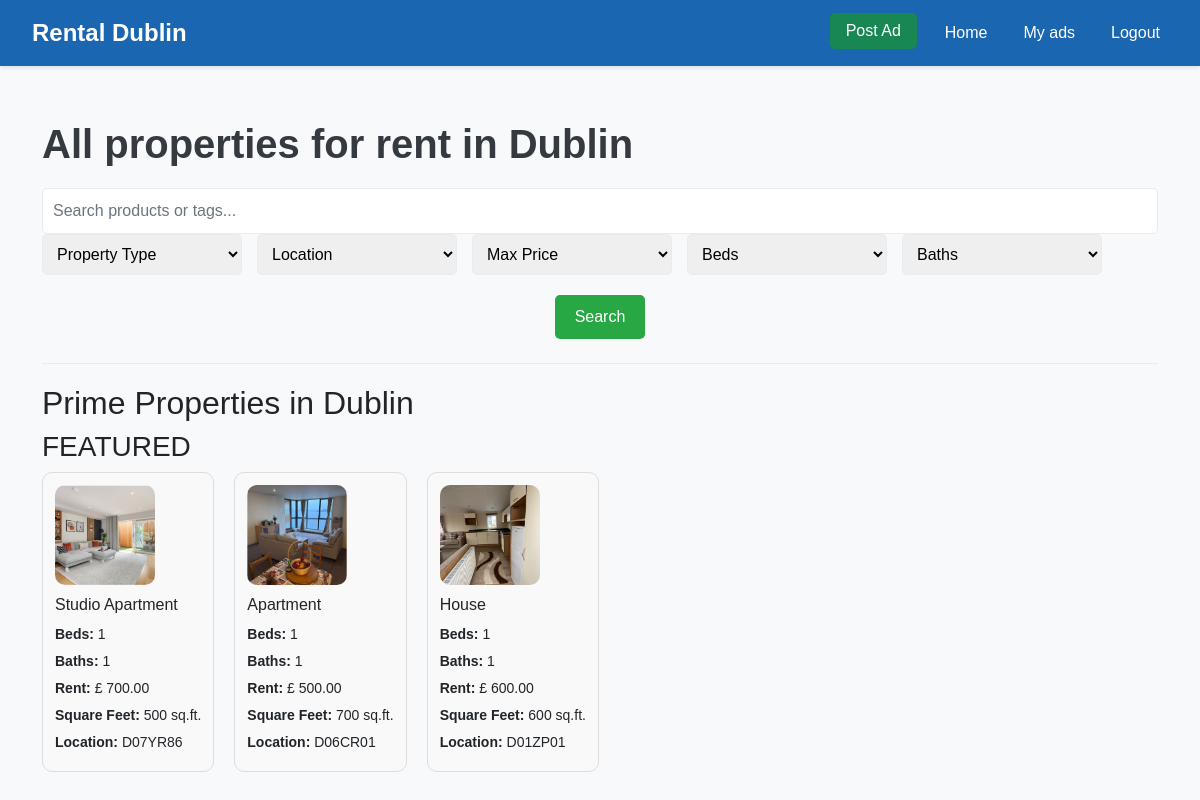
/accounts/buy/ (signed in), run on the app's committed database.
### accounts/models.py (models this page shows, shortened)
class house (models.Model):
     class  bedrooms_Choices(models.TextChoices):
        bed1 = '1'
        bed2 ='2'
        bed3 ='3'
        bed4 ='4'
        bed5 ='5'
        bed6 ='6'
        bed7 ='7'
        bed8 ='8'
     class  bathrooms_Choice(models.TextChoices):
        bath1 = '1'
        bath2 ='2'
        bath3 ='3'
        bath4 ='4'
        bath5 ='5'
        bath6 ='6'
        bath7 ='7'
        bath8 ='8'
     class  property_Choices(models.TextChoices):
        House = 'House'
        Apartment ='Apartment'
        StudioApartment ='Studio Apartment'
     description = models.TextField(blank=True, null=True)  # Description of the property
     property_id = models.AutoField(primary_key=True)
     location = models.CharField(max_length=200)  # Location of the property
     rent = models.DecimalField(max_digits=10, decimal_places=2)  # Rent amount
     property_type = models.CharField(max_length=50, choices=property_Choices.choices)
     square_feet = models.IntegerField()  # Size of the property in square feet
     number_of_bedrooms = models.IntegerField()  # Number of bedrooms
     number_of_bathrooms = models.IntegerField()  # Number of bathrooms
     seller = models.ForeignKey(User,on_delete=models.CASCADE)
     phone_number = models.CharField(max_length=15)  # Owner's phone number
     date_posted = models.DateTimeField(default=timezone.now)
     Available_from = models.DateField()
     image1 = models.ImageField(upload_to='item_images/', blank=True, null=True)
     image2 = models.ImageField(upload_to='item_images/', blank=True, null=True)
     image3 = models.ImageField(upload_to='item_images/', blank=True, null=True)

### accounts/views.py (the view, shortened to what this page needs)
# urls.py: path('buy/', views.buy, name='buy'),
@login_required
def buy(request):
    property_types = house.objects.values_list('property_type', flat=True).distinct()
    locations = [f'D{i}' for i in range(1, 25)]
    houses = house.objects.all()
    search_query = request.GET.get('search', '')
    selected_property_type = request.GET.get('property_type', '')
    selected_location = request.GET.get('location', '')
    max_price = request.GET.get('price', '').strip()
    beds = request.GET.get('beds', '').strip()
    baths = request.GET.get('baths', '').strip()
    price_range = range(500, 5500, 500)
    bed_range = range(1, 9)
    bath_range = range(1, 9)
    featured_properties = house.objects.order_by('-date_posted')[:5]
    print(f"Filters received - price: {max_price}, beds: {beds}, baths: {baths}")
    if search_query:
        houses = houses.filter(
            Q(description__icontains=search_query) | Q(location__icontains=search_query)
        )
    if selected_property_type:
        houses = houses.filter(property_type=selected_property_type)
    try:
        max_price_int = int(max_price)
        houses = houses.filter(rent__lte=max_price_int)
    except (ValueError, TypeError):
        max_price_int = ''
    try:
        beds_int = int(beds)
        houses = houses.filter(number_of_bedrooms=beds_int)
    except (ValueError, TypeError):
        beds_int = ''
    try:
        baths_int = int(baths)
        houses = houses.filter(number_of_bathrooms=baths_int)
    except (ValueError, TypeError):
        baths_int = ''
    context = {
        'app_name': 'Rental Dublin',
        'property_types': property_types,
        'locations': locations,
        'results': houses,
        'featured_properties': featured_properties,
        'search_query': search_query,
        'selected_property_type': selected_property_type,
        'selected_location': selected_location,
        'price': max_price_int,
        'beds': beds_int,
        'baths': baths_int,
        'price_range': price_range,
        'bed_range': bed_range,
        'bath_range': bath_range,
    }
    return render(request, 'accounts/buy.html', context)

### accounts/templates/accounts/buy.html (shortened to what this page needs)
{% extends 'accounts/base.html' %}
{% block content %}
{% load static %}
<div class="main-content">
    <div class="container">
        <h1 class="welcome-message">All properties for rent in Dublin</h1>
        <form method="GET" action="{% url 'buy' %}" class="search-bar mb-4">
            <div class="input-group">
                <input
                    type="text"
                    name="search"
                    placeholder="Search products or tags..."
                    value="{{ search_query }}"
                    class="form-control"
                    aria-label="Search"
                >
            </div>
            <div class="filters">
                <select name="property_type">
                    <option value="">Property Type</option>
                </select>
                <select name="location">
                    <option value="">Location</option>
                </select>
                <select name="price">
                    <option value="">Max Price</option>
                </select>
                <select name="beds">
                    <option value="">Beds</option>
                </select>
                <select name="baths">
                    <option value="">Baths</option>
                </select>
            </div>
            <div class="search-button">
                <button type="submit">Search</button>
            </div>
        </form>
        <div class="divider"></div>
        {% if search_query or selected_property_type or selected_location or price or beds or baths %}
            {% if results %}
                <div class="search-results">
                    <h2>{{ results|length }} search results</h2>
                    <div class="result-grid">
                        {% for result in results %}
                        <a href="{% url 'item_details' result.property_id %}" style="text-decoration: none; color: inherit;">
                            <div class="result-item">
                                <img src="{{ result.image1.url }}" alt="{{ result.product_title }}">
                                <p>Property : {{ result.description}}</p>
                                <p>Rent : € {{ result.rent}}</p>
                                <p>Location : {{ result.location }}</p>
                                <p>Posted on : {{ result.date_posted }}</p>
                            </div>
                        </a>
                        {% endfor %}
                    </div>
                </div>
            {% else %}
                <p>No items found matching your search criteria.</p>
            {% endif %}
        {% else %}
            <div class="fresh-recommendations">
                <h2>Prime Properties in Dublin</h2>
                <div class="featured-section">
                    <h3>FEATURED</h3>
                    <div class="featured-properties">
                        {% for house in featured_properties %}
                        <a href="{% url 'item_details' house.property_id %}" style="text-decoration: none; color: inherit;">
                            <div class="featured-item">
                                {% if house.image1 %}
                                    <img src="{{ house.image1.url }}" alt="{{ house.description }}" style="width: 100px; height: 100px; object-fit: cover; border-radius: 10px;">
                                {% else %}
                                    <div style="width: 100px; height: 100px; background-color: #e9ecef; border-radius: 10px;"></div>
                                {% endif %}
                                <div class="details">
                                    <h4>{{ house.property_type }}</h4>
                                    <p><strong>Beds:</strong> {{ house.number_of_bedrooms }}</p>
                                    <p><strong>Baths:</strong> {{ house.number_of_bathrooms }}</p>
                                    <p><strong>Rent:</strong> £ {{ house.rent }}</p>
                                    <p><strong>Square Feet:</strong> {{ house.square_feet }} sq.ft.</p>
                                    <p><strong>Location:</strong> {{ house.location }}</p>
                                </div>
                            </div>
                        </a>
                        {% empty %}
                            <p>No featured items available.</p>
                        {% endfor %}
                    </div>
                </div>
            </div>
        {% endif %}
    </div>
</div>
{% endblock %}

### accounts/templates/accounts/base.html (shortened to what this page needs)
{% load static %}
<!DOCTYPE html>
<html lang="en">
<head>
    <link href="https://cdn.jsdelivr.net/npm/bootstrap@5.2.3/dist/css/bootstrap.min.css" rel="stylesheet">
</head>
<body>
    {% include 'accounts/header.html' %}
    <main>
        {% block content %}
        {% endblock %}
    </main>

### accounts/templates/accounts/header.html
<nav class="navbar navbar-expand-lg navbar-dark fixed-top">
    <div class="container-fluid">
        <span class="navbar-brand text-white">Rental Dublin</span>
        <div class="collapse navbar-collapse justify-content-end" id="navbarNav">
            <ul class="navbar-nav">
                <li class="nav-item">
                    <a class="nav-link btn btn-success" href="{% url 'post_ad' %}" style="margin-left: 10px; padding: 5px 15px; border-radius: 5px;">Post Ad</a>
                </li>
                <li class="nav-item"><a class="nav-link" href="{% url 'buy' %}">Home</a></li>
                <li class="nav-item"><a class="nav-link" href="{% url 'My_ads' %}">My ads</a></li>
                <li class="nav-item"><a class="nav-link" href="{% url 'logout' %}">Logout</a></li>
            </ul>
        </div>
    </div>
</nav>

### accounts/templates/accounts/base.html (style rules this page uses)
body { font-family: 'Arial', sans-serif; background-color: #f8f9fa; }
.navbar { background-color: #1b66b1; box-shadow: 0 2px 4px rgba(0, 0, 0, 0.1); padding: 10px 20px; }
.navbar-brand { font-size: 1.5rem; font-weight: bold; color: #ffffff !important; }
.nav-link { color: #ffffff; font-size: 1rem; margin-left: 20px; transition: all 0.3s ease; }
.main-content { padding: 40px 20px; margin-top: 80px; }
.welcome-message { font-size: 2.5rem; font-weight: bold; color: #343a40; margin-bottom: 20px; }
.search-bar { margin-bottom: 20px; }
.search-bar input { width: 100%; padding: 10px; border: 1px solid #e9ecef; border-radius: 5px; font-size: 1rem; }
.filters { display: flex; gap: 15px; flex-wrap: wrap; margin-bottom: 20px; }
.filters select, .filters input { padding: 10px; border: 1px solid #e9ecef; border-radius: 5px; font-size: 1rem; width: 200px; }
.search-button { text-align: center; margin-bottom: 20px; }
.search-button button { padding: 10px 20px; background-color: #28a745; color: #ffffff; border: none; border-radius: 5px; font-size: 1rem; cursor: pointer; }
.divider { border-bottom: 1px solid #e9ecef; margin: 20px 0; }

### accounts/templates/accounts/buy.html (style rules this page uses)
.result-grid, .featured-properties { display: flex; flex-wrap: wrap; gap: 20px; }
.result-item, .featured-item { flex: 1 1 calc(25% - 20px); box-sizing: border-box; padding: 12px; border: 1px solid #ddd; border-radius: 10px; background-color: #f9f9f9; }
.result-item img, .featured-item img { width: 100%; height: 150px; object-fit: cover; border-radius: 10px; }
.result-item h3, .featured-item h4 { margin: 10px 0; font-size: 16px; }
.result-item p, .featured-item p { margin: 6px 0; font-size: 14px; }

### data on the page
house: image1 (picture), property_type "Studio Apartment", number_of_bedrooms "1", number_of_bathrooms "1", rent "700.00", square_feet "500", location "D07YR86"
house: image1 (picture), property_type "Apartment", number_of_bedrooms "1", number_of_bathrooms "1", rent "500.00", square_feet "700", location "D06CR01"
house: image1 (picture), property_type "House", number_of_bedrooms "1", number_of_bathrooms "1", rent "600.00", square_feet "600", location "D01ZP01"
